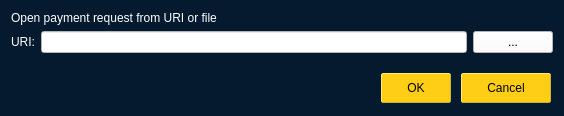
<?xml version="1.0" encoding="UTF-8"?>
<ui version="4.0">
 <class>OpenURIDialog</class>
 <widget class="QDialog" name="OpenURIDialog">
  <property name="geometry">
   <rect>
    <x>0</x>
    <y>0</y>
    <width>564</width>
    <height>116</height>
   </rect>
  </property>
  <property name="windowTitle">
   <string>Open URI</string>
  </property>
  <property name="styleSheet">
   <string notr="true">background-color: rgb(5, 26, 47);
color: white;</string>
  </property>
  <layout class="QVBoxLayout" name="verticalLayout">
   <item>
    <widget class="QLabel" name="label_2">
     <property name="styleSheet">
      <string notr="true">background: transparent</string>
     </property>
     <property name="text">
      <string>Open payment request from URI or file</string>
     </property>
    </widget>
   </item>
   <item>
    <layout class="QHBoxLayout" name="horizontalLayout">
     <item>
      <widget class="QLabel" name="label">
       <property name="styleSheet">
        <string notr="true">background: transparent</string>
       </property>
       <property name="text">
        <string>URI:</string>
       </property>
      </widget>
     </item>
     <item>
      <widget class="QValidatedLineEdit" name="uriEdit">
       <property name="styleSheet">
        <string notr="true">background-color: white;
color: black;</string>
       </property>
      </widget>
     </item>
     <item>
      <widget class="QPushButton" name="selectFileButton">
       <property name="toolTip">
        <string>Select payment request file</string>
       </property>
       <property name="styleSheet">
        <string notr="true">background:white;
color:black</string>
       </property>
       <property name="text">
        <string notr="true">...</string>
       </property>
       <property name="autoDefault">
        <bool>false</bool>
       </property>
      </widget>
     </item>
    </layout>
   </item>
   <item>
    <spacer name="verticalSpacer">
     <property name="orientation">
      <enum>Qt::Vertical</enum>
     </property>
     <property name="sizeHint" stdset="0">
      <size>
       <width>20</width>
       <height>40</height>
      </size>
     </property>
    </spacer>
   </item>
   <item>
    <widget class="QDialogButtonBox" name="buttonBox">
     <property name="styleSheet">
      <string notr="true">QPushButton { /* Global Button Style */
	background-color: rgb(254, 206, 23);
	border-width: 1px;
	border-style: outset;
	border-color: #cbb62f;
	border-radius: 2px;
	color:#000000;
	font-size:12px;
	font-weight:normal;
	padding-left:25px;
	padding-right:25px;
	padding-top:1px;
	padding-bottom:1px;
	height: 26px;
	margin: 2px;
}
QPushButton:hover {
		background-color: rgb(206, 163, 153);
}

QPushButton:pressed {
	background-color: rgb(170, 255, 255);
	border:1px solid #000000;
}</string>
     </property>
     <property name="orientation">
      <enum>Qt::Horizontal</enum>
     </property>
     <property name="standardButtons">
      <set>QDialogButtonBox::Cancel|QDialogButtonBox::Ok</set>
     </property>
    </widget>
   </item>
  </layout>
 </widget>
 <customwidgets>
  <customwidget>
   <class>QValidatedLineEdit</class>
   <extends>QLineEdit</extends>
   <header>qvalidatedlineedit.h</header>
  </customwidget>
 </customwidgets>
 <resources/>
 <connections>
  <connection>
   <sender>buttonBox</sender>
   <signal>accepted()</signal>
   <receiver>OpenURIDialog</receiver>
   <slot>accept()</slot>
   <hints>
    <hint type="sourcelabel">
     <x>248</x>
     <y>254</y>
    </hint>
    <hint type="destinationlabel">
     <x>157</x>
     <y>274</y>
    </hint>
   </hints>
  </connection>
  <connection>
   <sender>buttonBox</sender>
   <signal>rejected()</signal>
   <receiver>OpenURIDialog</receiver>
   <slot>reject()</slot>
   <hints>
    <hint type="sourcelabel">
     <x>316</x>
     <y>260</y>
    </hint>
    <hint type="destinationlabel">
     <x>286</x>
     <y>274</y>
    </hint>
   </hints>
  </connection>
 </connections>
</ui>
